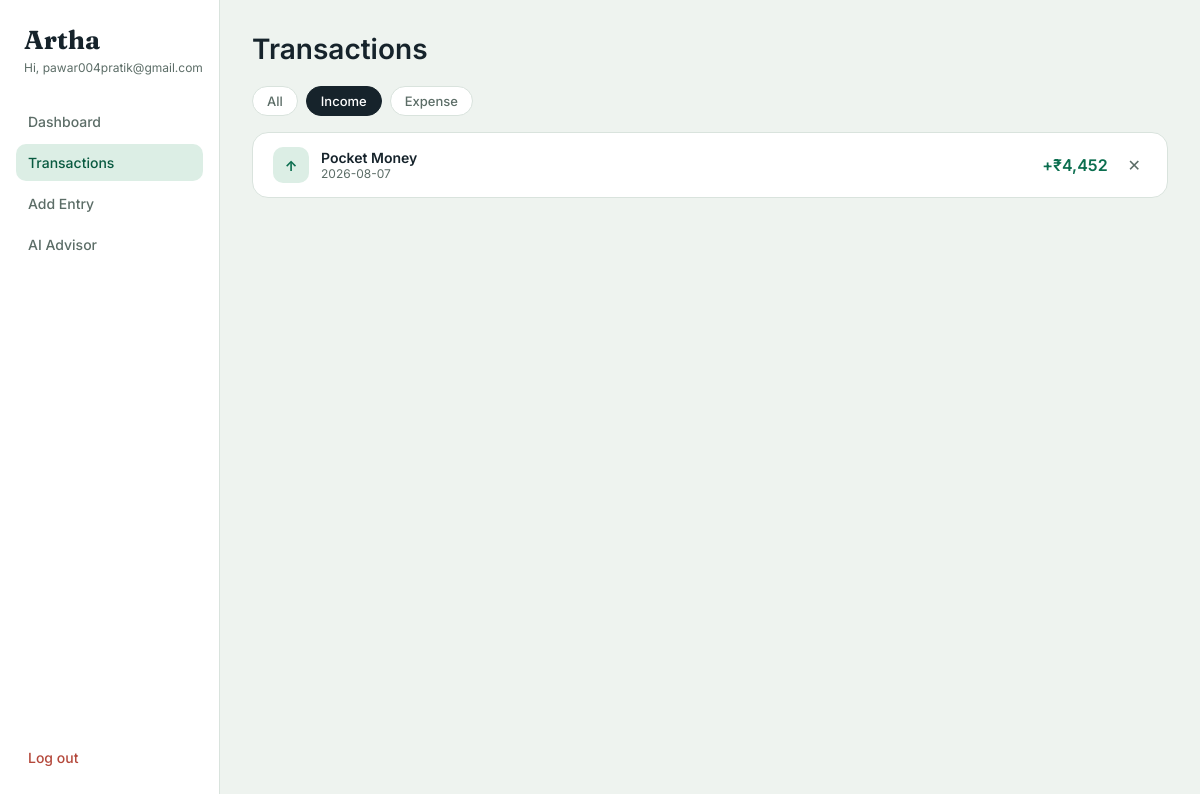
Page /transactions?type=income (signed in) on the committed database.
### app.py (models this page shows, shortened)
class User(db.Model, UserMixin):
    id = db.Column(db.Integer, primary_key=True)
    username = db.Column(db.String(80), unique=True, nullable=False)
    password_hash = db.Column(db.String(255), nullable=False)
    created_at = db.Column(db.DateTime, default=datetime.utcnow)
    transactions = db.relationship('Transaction', backref='user', lazy=True,
                                    cascade='all, delete-orphan')
    messages = db.relationship('ChatMessage', backref='user', lazy=True,
                                cascade='all, delete-orphan')

class Transaction(db.Model):
    id = db.Column(db.Integer, primary_key=True)
    user_id = db.Column(db.Integer, db.ForeignKey('user.id'), nullable=False)
    type = db.Column(db.String(10), nullable=False)  # 'income' or 'expense'
    category = db.Column(db.String(50), nullable=False)
    amount = db.Column(db.Float, nullable=False)
    date = db.Column(db.String(10), nullable=False)  # YYYY-MM-DD
    note = db.Column(db.String(255), default='')
    created_at = db.Column(db.DateTime, default=datetime.utcnow)

### app.py (the view)
@app.route('/transactions')
@login_required
def transactions():
    filter_type = request.args.get('type', 'all')
    query = Transaction.query.filter_by(user_id=current_user.id)
    if filter_type in ('income', 'expense'):
        query = query.filter_by(type=filter_type)
    txns = query.order_by(Transaction.date.desc()).all()
    return render_template('transactions.html', txns=txns, filter_type=filter_type)

### app.py (called while the page is built)
@login_manager.user_loader
def load_user(user_id):
    return User.query.get(int(user_id))

def fmt_inr(n):
    try:
        n = float(n)
    except (TypeError, ValueError):
        n = 0
    return '₹{:,.0f}'.format(n)

### templates/transactions.html (shortened to what this page needs)
{% extends "base.html" %}
{% block content %}
<div class="page-title">Transactions</div>
<div class="filter-tabs">
  <a href="{{ url_for('transactions', type='all') }}" class="{{ 'active' if filter_type == 'all' }}">All</a>
  <a href="{{ url_for('transactions', type='income') }}" class="{{ 'active' if filter_type == 'income' }}">Income</a>
  <a href="{{ url_for('transactions', type='expense') }}" class="{{ 'active' if filter_type == 'expense' }}">Expense</a>
</div>
<div class="txn-list">
  {% if not txns %}
    <div class="empty-note">No transactions here yet.</div>
  {% else %}
    {% for t in txns %}
    <div class="txn-row">
      <div class="txn-left">
        <div class="txn-icon {{ t.type }}">{{ '↑' if t.type == 'income' else '↓' }}</div>
        <div>
          <div class="txn-cat">{{ t.category }}</div>
          <div class="txn-meta">{{ t.date }}{% if t.note %} · {{ t.note }}{% endif %}</div>
        </div>
      </div>
      <div class="txn-right">
        <div class="txn-amount {{ t.type }}">{{ '+' if t.type == 'income' else '−' }}{{ t.amount | inr }}</div>
        <form method="POST" action="{{ url_for('delete_transaction', txn_id=t.id) }}" onsubmit="return confirm('Delete this entry?');">
          <button type="submit" class="delete-btn" title="Delete">✕</button>
        </form>
      </div>
    </div>
    {% endfor %}
  {% endif %}
</div>
{% endblock %}

### templates/base.html (shortened to what this page needs)
<!DOCTYPE html>
<html lang="en">
<head>
  <link rel="stylesheet" href="{{ url_for('static', filename='style.css') }}">
</head>
<body class="{% block body_class %}{% endblock %}">
  {% if current_user.is_authenticated %}
  <div class="layout">
    <aside class="sidebar">
      <div class="brand">Artha</div>
      <div class="hello">Hi, {{ current_user.username }}</div>
      <nav>
        <a href="{{ url_for('dashboard') }}" class="{{ 'active' if request.endpoint == 'dashboard' }}">Dashboard</a>
        <a href="{{ url_for('transactions') }}" class="{{ 'active' if request.endpoint == 'transactions' }}">Transactions</a>
        <a href="{{ url_for('add_transaction') }}" class="{{ 'active' if request.endpoint == 'add_transaction' }}">Add Entry</a>
        <a href="{{ url_for('advisor') }}" class="{{ 'active' if request.endpoint in ['advisor','advisor_ask'] }}">AI Advisor</a>
      </nav>
      <a href="{{ url_for('logout') }}" class="logout">Log out</a>
    </aside>
    <main class="content">
      {% block content %}{% endblock %}
    </main>
  </div>
  {% else %}
    {% block auth_content %}{% endblock %}
  {% endif %}
</body>
</html>

### static/style.css (style rules this page uses)
:root { --bg: #EEF3EF; --card: #FFFFFF; --ink: #16232B; --sub: #5C6D67; --teal: #0B6E4F; --teal-dark: #095A40; --teal-soft: #DCEEE5; --gold: #C98A2C; --gold-soft: #F5E6CC; --rust: #B4483B; --rust-soft: #F5DDD8; --line: #D9E3DD; }
* { box-sizing: border-box; }
body { margin: 0; background: var(--bg); color: var(--ink); font-family: 'Inter', sans-serif; }
.font-display, .brand, h1, h2 { font-family: 'Fraunces', serif; }
a { text-decoration: none; color: inherit; }
.layout { display: flex; min-height: 100vh; }
.sidebar { width: 220px; flex-shrink: 0; background: var(--card); border-right: 1px solid var(--line); display: flex; flex-direction: column; padding: 24px 16px; min-height: 100vh; }
.sidebar .brand { font-size: 26px; font-weight: 700; margin-bottom: 4px; padding-left: 8px; }
.sidebar .hello { font-size: 12px; color: var(--sub); margin-bottom: 28px; padding-left: 8px; }
.sidebar nav { display: flex; flex-direction: column; gap: 4px; flex: 1; }
.sidebar nav a { padding: 10px 12px; border-radius: 10px; font-size: 14px; font-weight: 500; color: var(--sub); }
.sidebar nav a.active { background: var(--teal-soft); color: var(--teal-dark); }
.sidebar .logout { padding: 10px 12px; border-radius: 10px; font-size: 14px; font-weight: 500; color: var(--rust); }
.content { flex: 1; padding: 32px; max-width: 1000px; }
.page-title { font-size: 28px; font-weight: 600; margin-bottom: 20px; }
.filter-tabs { display: flex; gap: 8px; margin-bottom: 16px; }
.filter-tabs a { padding: 6px 14px; border-radius: 20px; border: 1px solid var(--line); background: var(--card); color: var(--sub); font-size: 13px; font-weight: 500; text-transform: capitalize; }
.filter-tabs a.active { background: var(--ink); color: #fff; border-color: var(--ink); }
.txn-list { background: var(--card); border-radius: 16px; border: 1px solid var(--line); overflow: hidden; }
.txn-row { display: flex; align-items: center; justify-content: space-between; padding: 14px 20px; border-bottom: 1px dashed var(--line); }
.txn-row:last-child { border-bottom: none; }
.txn-left { display: flex; align-items: center; gap: 12px; }
.txn-icon { width: 36px; height: 36px; border-radius: 10px; display: flex; align-items: center; justify-content: center; font-weight: 700; font-size: 14px; }
.txn-icon.income { background: var(--teal-soft); color: var(--teal); }
.txn-cat { font-size: 14px; font-weight: 600; }
.txn-meta { font-size: 12px; color: var(--sub); }
.txn-right { display: flex; align-items: center; gap: 14px; }
.txn-amount.income { color: var(--teal); font-weight: 600; }
.delete-btn { border: none; background: transparent; cursor: pointer; color: var(--sub); font-size: 16px; }

### rows in the picture
User: username "pawar004pratik@gmail.com"
Transaction: type "↑", category "Pocket Money", date "2026-08-07", type "+", amount|inr "₹4,452"
